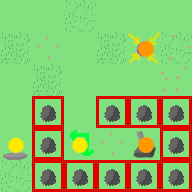

A level layout from a 2D game, rendered from its tile map. Below: a short description, then the map file with tile-grid data replaced by summaries:
An orthogonal 6x6 tile map with 32x32 px tiles, 4 tile layers (Kachelebene 1, collision, entities, connections).

<map version="1.0" orientation="orthogonal" width="6" height="6" tilewidth="32" tileheight="32">
 <properties>
  <property name="description" value="some things might turn" />
 </properties>
 <tileset firstgid="1" name="tileset" tilewidth="32" tileheight="32">
  <image source="tileset.png" width="256" height="256" />
 </tileset>
 <layer name="Kachelebene 1" width="6" height="6">
  <data>[36 cells, 36 non-empty, 7 distinct tile ids]</data>
 </layer>
 <layer name="collision" width="6" height="6">
  <data>[36 cells, 11 non-empty, 1 distinct tile ids]</data>
 </layer>
 <layer name="entities" width="6" height="6">
  <data>[36 cells, 4 non-empty, 4 distinct tile ids]</data>
 </layer>
 <layer name="connections" width="6" height="6">
  <data>[36 cells, 4 non-empty, 2 distinct tile ids]</data>
 </layer>
</map>
